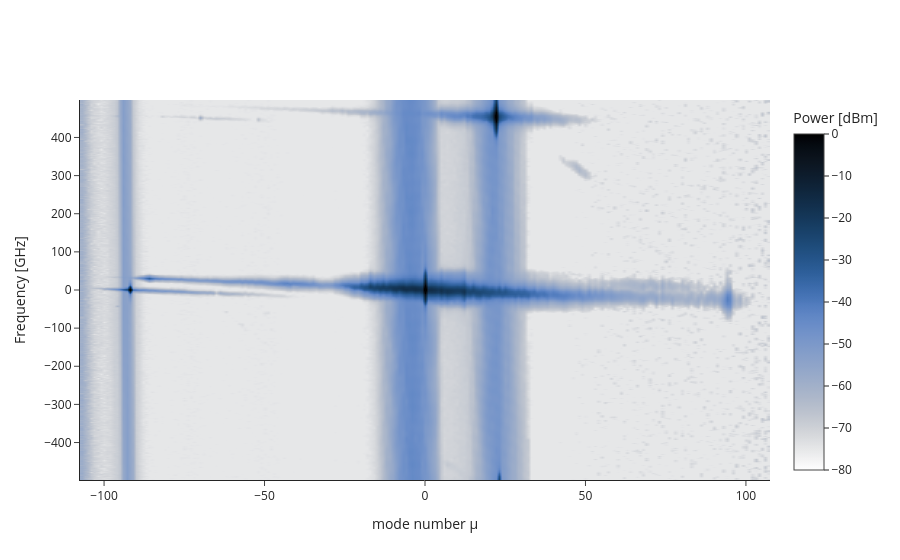

The code cell stored with this chart in its notebook:
### Markdown cell above
Then we process the data. First let's just process it into a spectrogram without much else.

### Code cell
data, FSR, f0, N, fceo = GetOSAspectro(
    trace,
    FSR0=1000e9, #rough estimate in our case
    Mtot=[-107, 107],
    height=7, # what are the two pump above
    res=900, # resolution of the spectrogram
    window=498.5e9, #here the full, that is about frep/2
    ceo_estimate=True,
    pdcs=False, # here a switch since it works also for pdcs
)

print(f"νrep = {FSR*1e-9} GHz")
Nmod = np.round(fceo / FSR)
fceo_ = fceo - Nmod * FSR
print(f"νceo: {fceo_*1e-9} GHz")

fig = go.Figure()
tr = go.Heatmap(
    x=data.columns,
    y=data.index * 1e-9,
    z=data.values,
    colorscale=mpl_to_plotly(cmap.oslo_r),
    zsmooth="best",
    colorbar=dict(title="Power [dBm]"),
    zmax=0,
    zmin=-80,
)
fig.add_trace(tr)
fig.update_xaxes(title = 'mode number µ')
fig.update_yaxes(title = 'Frequency [GHz]')
fig.show()

### Figure 1 — Plotly figure (JSON) as saved in the notebook; plotly's stock layout.template omitted (floating-point values rounded to 4 significant figures; data arrays with more than 128 entries replaced by an {"elided": "..."} marker saying what was removed)
{"data": [{"colorbar": {"title": {"text": "Power [dBm]"}}, "colorscale": {"elided": "255x2 mixed values"}, "type": "heatmap", "x": {"elided": "215 float values"}, "y": {"elided": "898 float values"}, "z": {"elided": "898x215 float values"}, "zmax": 0, "zmin": -80, "zsmooth": "best"}], "layout": {"xaxis": {"title": {"text": "mode number µ"}}, "yaxis": {"title": {"text": "Frequency [GHz]"}}}}
